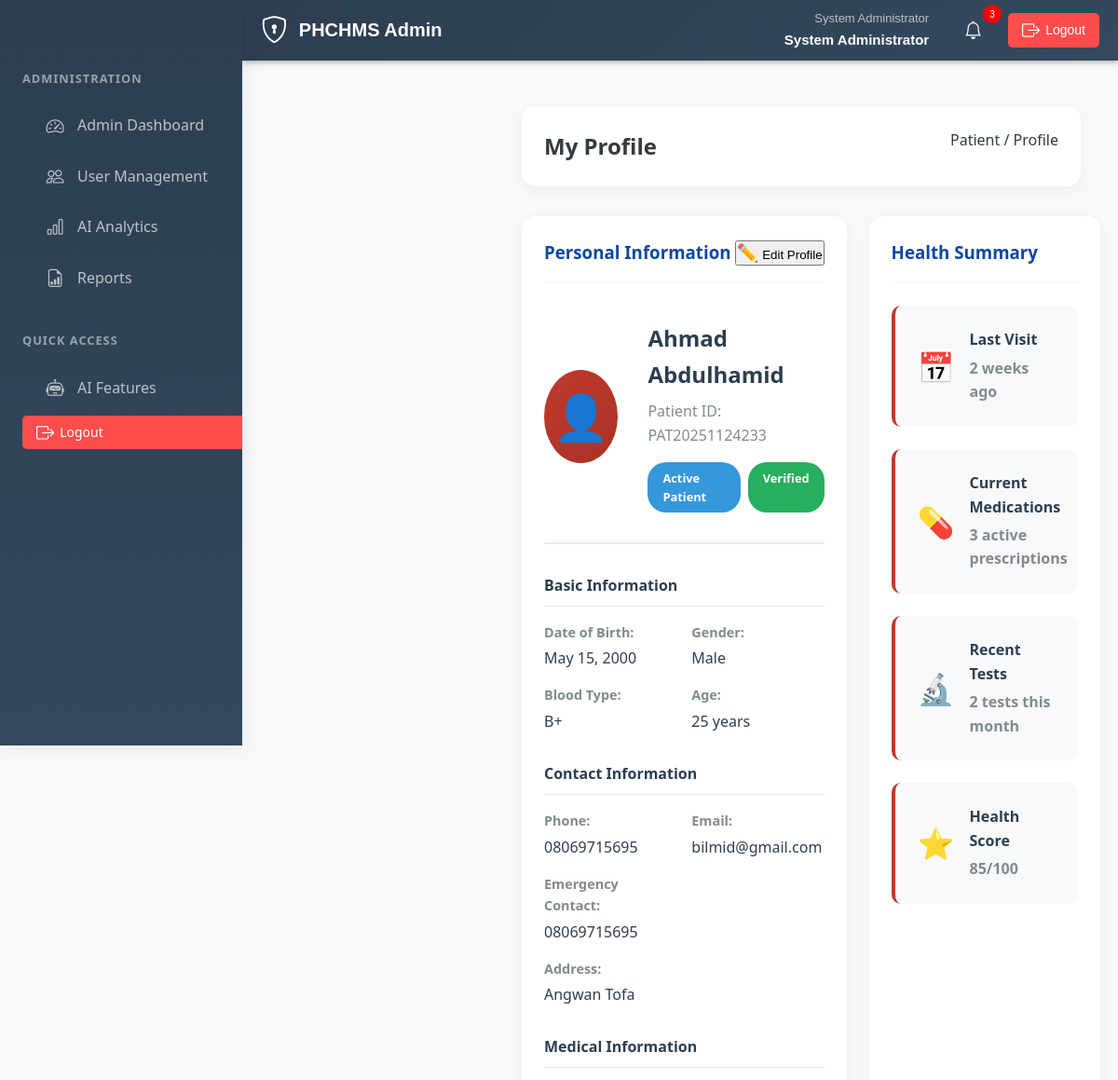
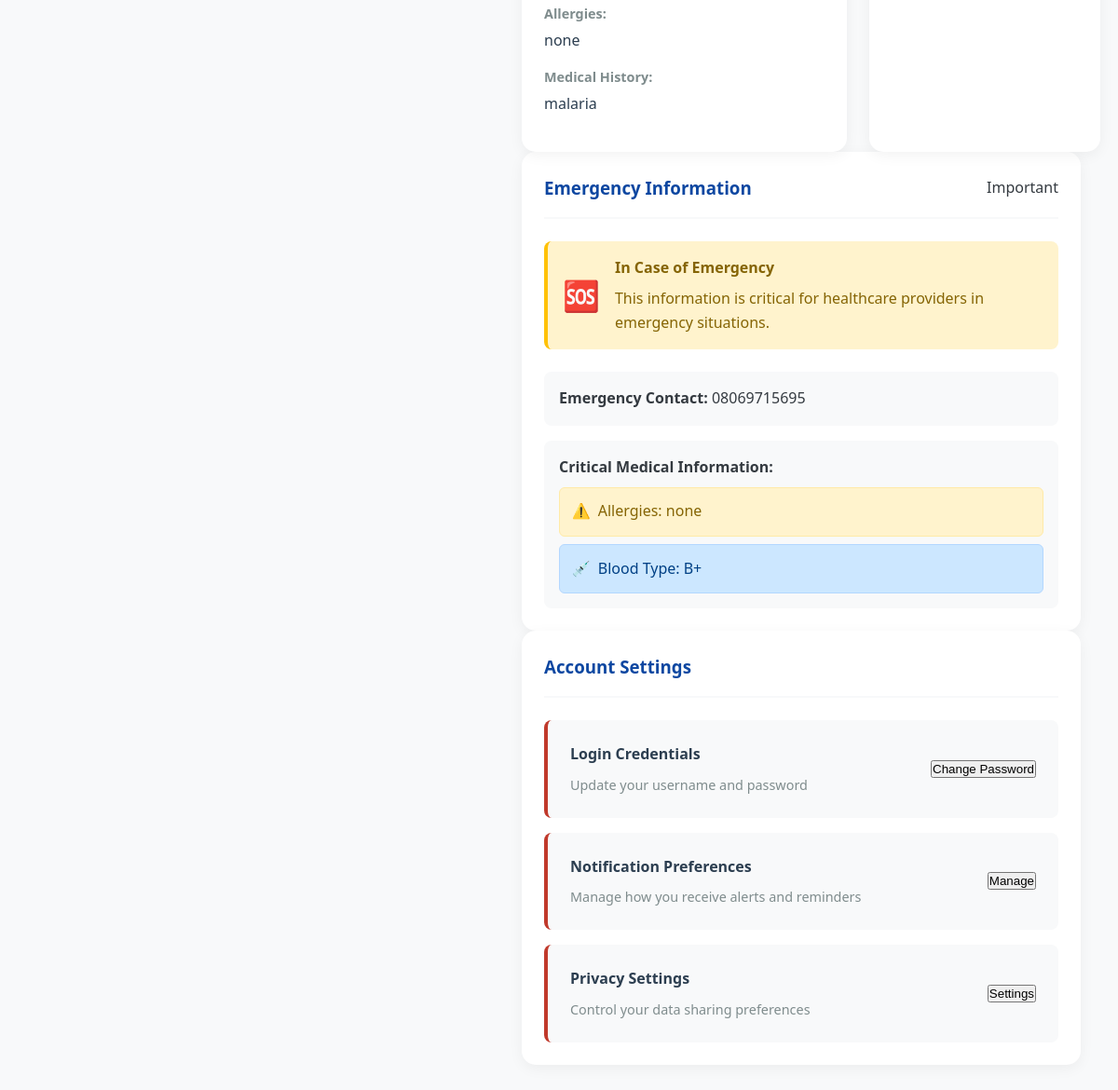
The page /modules/patient/profile.php (signed in) on the database its author committed (2 pictures, top to bottom).
### tables this page shows
CREATE TABLE `patients` (
  `id` int(11) NOT NULL,
  `patient_id` varchar(20) NOT NULL,
  `full_name` varchar(100) NOT NULL,
  `date_of_birth` date DEFAULT NULL,
  `gender` enum('Male','Female','Other') DEFAULT NULL,
  `address` text DEFAULT NULL,
  `phone` varchar(20) DEFAULT NULL,
  `email` varchar(100) DEFAULT NULL,
  `emergency_contact` varchar(100) DEFAULT NULL,
  `blood_type` varchar(5) DEFAULT NULL,
  `allergies` text DEFAULT NULL,
  `medical_history` text DEFAULT NULL,
  `created_at` timestamp NOT NULL DEFAULT current_timestamp()
);

### modules/patient/profile.php (the view, shortened to what this page needs)
<?php
$database = new Database();
$db = $database->getConnection();
$patient_id = $_SESSION['user_id'];
$query = "SELECT * FROM patients WHERE id = :patient_id";
$stmt = $db->prepare($query);
$stmt->bindParam(':patient_id', $patient_id);
$stmt->execute();
$patient = $stmt->fetch(PDO::FETCH_ASSOC);
require_once '../../includes/header.php';
require_once '../../includes/sidebar.php';
?>
<!DOCTYPE html>
<html lang="en">
<head>
    <link rel="stylesheet" href="../../assets/css/style.css">
    <link rel="stylesheet" href="../../assets/css/dashboard.css">
</head>
<body>
        <div class="main-content">
            <div class="content-header">
                <h2>My Profile</h2>
                <div class="breadcrumb">
                    <span>Patient</span> / <span>Profile</span>
                </div>
            </div>
            <div class="content-grid">
                <div class="content-card">
                    <div class="card-header">
                        <h3>Personal Information</h3>
                        <button class="btn-primary" onclick="editProfile()">
                            <span class="btn-icon">✏️</span>
                            Edit Profile
                        </button>
                    </div>
                    <div class="profile-overview">
                        <div class="profile-header">
                            <div class="profile-avatar">
                                <span class="avatar-icon">👤</span>
                            </div>
                            <div class="profile-info">
                                <h2><?php echo htmlspecialchars($patient['full_name']); ?></h2>
                                <p class="patient-id">Patient ID: <?php echo htmlspecialchars($patient['patient_id']); ?></p>
                                <div class="profile-badges">
                                    <span class="badge badge-primary">Active Patient</span>
                                    <span class="badge badge-success">Verified</span>
                                </div>
                            </div>
                        </div>
                        <div class="profile-details">
                            <div class="detail-section">
                                <h4>Basic Information</h4>
                                <div class="detail-grid">
                                    <div class="detail-item">
                                        <span class="detail-label">Date of Birth:</span>
                                        <span class="detail-value"><?php echo $patient['date_of_birth'] ? date('F j, Y', strtotime($patient['date_of_birth'])) : 'Not set'; ?></span>
                                    </div>
                                    <div class="detail-item">
                                        <span class="detail-label">Gender:</span>
                                        <span class="detail-value"><?php echo htmlspecialchars($patient['gender'] ?? 'Not set'); ?></span>
                                    </div>
                                    <div class="detail-item">
                                        <span class="detail-label">Blood Type:</span>
                                        <span class="detail-value"><?php echo htmlspecialchars($patient['blood_type'] ?? 'Not set'); ?></span>
                                    </div>
                                    <div class="detail-item">
                                        <span class="detail-label">Age:</span>
                                        <span class="detail-value">
                                            <?php
                                            if ($patient['date_of_birth']) {
                                                $age = date_diff(date_create($patient['date_of_birth']), date_create('today'))->y;
                                                echo $age . ' years';
                                            } else {
                                                echo 'Not set';
                                            }
                                            ?>
                                        </span>
                                    </div>
                                </div>
                            </div>
                            <div class="detail-section">
                                <h4>Contact Information</h4>
                                <div class="detail-grid">
                                    <div class="detail-item">
                                        <span class="detail-label">Phone:</span>
                                        <span class="detail-value"><?php echo htmlspecialchars($patient['phone'] ?? 'Not set'); ?></span>
                                    </div>
                                    <div class="detail-item">
                                        <span class="detail-label">Email:</span>
                                        <span class="detail-value"><?php echo htmlspecialchars($patient['email'] ?? 'Not set'); ?></span>
                                    </div>
                                    <div class="detail-item">
                                        <span class="detail-label">Emergency Contact:</span>
                                        <span class="detail-value"><?php echo htmlspecialchars($patient['emergency_contact'] ?? 'Not set'); ?></span>
                                    </div>
                                    <div class="detail-item full-width">
                                        <span class="detail-label">Address:</span>
                                        <span class="detail-value"><?php echo htmlspecialchars($patient['address'] ?? 'Not set'); ?></span>
                                    </div>
                                </div>
                            </div>
                            <div class="detail-section">
                                <h4>Medical Information</h4>
                                <div class="detail-grid">
                                    <div class="detail-item full-width">
                                        <span class="detail-label">Allergies:</span>
                                        <span class="detail-value"><?php echo $patient['allergies'] ? nl2br(htmlspecialchars($patient['allergies'])) : 'No known allergies'; ?></span>
                                    </div>
                                    <div class="detail-item full-width">
                                        <span class="detail-label">Medical History:</span>
                                        <span class="detail-value"><?php echo $patient['medical_history'] ? nl2br(htmlspecialchars($patient['medical_history'])) : 'No significant medical history'; ?></span>
                                    </div>
                                </div>
                            </div>
                        </div>
                    </div>
                </div>
                <div class="content-card">
                    <div class="card-header">
                        <h3>Health Summary</h3>
                    </div>
                    <div class="health-summary">
                        <div class="summary-item">
                            <div class="summary-icon">📅</div>
                            <div class="summary-content">
                                <h4>Last Visit</h4>
                                <p>2 weeks ago</p>
                            </div>
                        </div>
                        <div class="summary-item">
                            <div class="summary-icon">💊</div>
                            <div class="summary-content">
                                <h4>Current Medications</h4>
                                <p>3 active prescriptions</p>
                            </div>
                        </div>
                        <div class="summary-item">
                            <div class="summary-icon">🔬</div>
                            <div class="summary-content">
                                <h4>Recent Tests</h4>
                                <p>2 tests this month</p>
                            </div>
                        </div>
                        <div class="summary-item">
                            <div class="summary-icon">⭐</div>
                            <div class="summary-content">
                                <h4>Health Score</h4>
                                <p>85/100</p>
                            </div>
                        </div>
                    </div>
                </div>
            </div>
            <div class="content-card">
                <div class="card-header">
                    <h3>Emergency Information</h3>
                    <span class="emergency-badge">Important</span>
                </div>
                <div class="emergency-info">
                    <div class="emergency-item">
                        <div class="emergency-icon">🆘</div>
                        <div class="emergency-content">
                            <h4>In Case of Emergency</h4>
                            <p>This information is critical for healthcare providers in emergency situations.</p>
                        </div>
                    </div>
                    <div class="emergency-details">
                        <div class="emergency-contact">
                            <strong>Emergency Contact:</strong>
                            <span><?php echo htmlspecialchars($patient['emergency_contact'] ?? 'Not set'); ?></span>
                        </div>
                        <div class="emergency-medical">
                            <strong>Critical Medical Information:</strong>
                            <div class="medical-alerts">
                                <?php if ($patient['allergies']): ?>
                                <div class="alert-item alert-warning">
                                    <span class="alert-icon">⚠️</span>
                                    <span class="alert-text">Allergies: <?php echo htmlspecialchars($patient['allergies']); ?></span>
                                </div>
                                <?php endif; ?>
                                <?php if ($patient['blood_type']): ?>
                                <div class="alert-item alert-info">
                                    <span class="alert-icon">💉</span>
                                    <span class="alert-text">Blood Type: <?php echo htmlspecialchars($patient['blood_type']); ?></span>
                                </div>
                                <?php endif; ?>
                            </div>
                        </div>
                    </div>
                </div>
            </div>
            <div class="content-card">
                <div class="card-header">
                    <h3>Account Settings</h3>
                </div>
                <div class="account-settings">
                    <div class="setting-item">
                        <div class="setting-info">
                            <h4>Login Credentials</h4>
                            <p>Update your username and password</p>
                        </div>
                        <button class="btn-outline" onclick="changePassword()">
                            Change Password
                        </button>
                    </div>
                    <div class="setting-item">
                        <div class="setting-info">
                            <h4>Notification Preferences</h4>
                            <p>Manage how you receive alerts and reminders</p>
                        </div>
                        <button class="btn-outline" onclick="manageNotifications()">
                            Manage
                        </button>
                    </div>
                    <div class="setting-item">
                        <div class="setting-info">
                            <h4>Privacy Settings</h4>
                            <p>Control your data sharing preferences</p>
                        </div>
                        <button class="btn-outline" onclick="privacySettings()">
                            Settings
                        </button>
                    </div>
                </div>
            </div>
        </div>
    </div>
</body>
</html>

### assets/css/style.css (style rules this page uses)
:root { --primary-blue: #1a73e8; --teal: #009688; --green: #4caf50; --white: #ffffff; --navy: #0d47a1; --light-gray: #f5f5f5; --dark-gray: #424242; --accent: #2196f3; --success: #28a745; --warning: #ffc107; --danger: #dc3545; --info: #17a2b8; --purple: #6f42c1; --pink: #e83e8c; --orange: #fd7e14; --cyan: #20c997; --gradient-primary: linear-gradient(135deg, #667eea 0%, #764ba2 100%); --gradient-success: linear-gradient(135deg, #4facfe 0%, #00f2fe 100%); --gradient-warning: linear-gradient(135deg, #f093fb 0%, #f5576c 100%); --gradient-info: linear-gradient(135deg, #4facfe 0%, #00f2fe 100%); --gradient-danger: linear-gradient(135deg, #f093fb 0%, #f5576c 100%); --shadow-light: 0 2px 10px rgba(0, 0, 0, 0.05); --shadow-medium: 0 5px 15px rgba(0, 0, 0, 0.08); --shadow-heavy: 0 10px 25px rgba(0, 0, 0, 0.15); }
* { margin: 0; padding: 0; box-sizing: border-box; }
body { font-family: 'Segoe UI', Tahoma, Geneva, Verdana, sans-serif; background-color: var(--light-gray); color: var(--dark-gray); line-height: 1.6; }
body { padding-top: 70px; }

### assets/css/dashboard.css (style rules this page uses)
:root { --primary-blue: #1a73e8; --teal: #009688; --green: #4caf50; --white: #ffffff; --navy: #0d47a1; --light-gray: #f8f9fa; --dark-gray: #343a40; --accent: #2196f3; --success: #28a745; --warning: #ffc107; --danger: #dc3545; --info: #17a2b8; --purple: #6f42c1; --pink: #e83e8c; --orange: #fd7e14; --cyan: #20c997; --gradient-primary: linear-gradient(135deg, #667eea 0%, #764ba2 100%); --gradient-success: linear-gradient(135deg, #4facfe 0%, #00f2fe 100%); --gradient-warning: linear-gradient(135deg, #f093fb 0%, #f5576c 100%); --gradient-info: linear-gradient(135deg, #4facfe 0%, #00f2fe 100%); --gradient-danger: linear-gradient(135deg, #f093fb 0%, #f5576c 100%); }
.main-content { flex: 1; margin-left: 280px; padding: 2rem; background: var(--light-gray); }
.content-header { display: flex; justify-content: space-between; align-items: flex-start; margin-bottom: 2rem; padding: 1.5rem; background: var(--white); border-radius: 15px; box-shadow: 0 4px 15px rgba(0, 0, 0, 0.05); }
.content-grid { display: grid; grid-template-columns: 1fr 1fr; gap: 1.5rem; }
.content-card { background: var(--white); border-radius: 15px; padding: 1.5rem; box-shadow: 0 4px 15px rgba(0, 0, 0, 0.05); transition: all 0.3s ease; }
.card-header { display: flex; justify-content: space-between; align-items: center; margin-bottom: 1.5rem; padding-bottom: 1rem; border-bottom: 2px solid var(--light-gray); }
.card-header h3 { color: var(--navy); font-weight: 600; margin: 0; }
.alert-warning { background-color: #fff3cd; color: #856404; border: 1px solid #ffeaa7; }

### includes/header.php (style rules this page uses)
.logout-icon, .btn-icon { font-size: 1.2rem !important; }
.main-content { margin-top: 2px !important; }

### includes/sidebar.php (style rules this page uses)
.main-content { margin-left: 260px !important; padding: 20px !important; }

### rows shown on the page
patients: full_name "Ahmad Abdulhamid", patient "PAT20251124233", date_of_birth "May 15, 2000", gender "Male", blood_type "B+", date_of_birth "25", phone "08069715695", email "bilmid@gmail.com", emergency_contact "08069715695", address "Angwan Tofa", allergies "none", medical_history "malaria"

### other values the page prints
$user_role "Admin"
$_SESSION['full_name'] "System Administrator"
